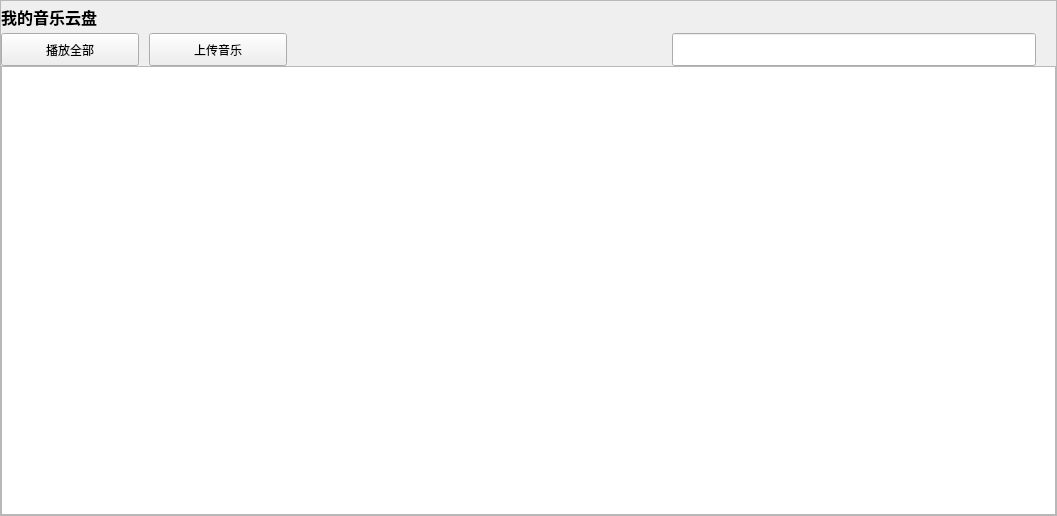
<?xml version="1.0" encoding="UTF-8"?>
<ui version="4.0">
 <class>CloudMusic</class>
 <widget class="QWidget" name="CloudMusic">
  <property name="geometry">
   <rect>
    <x>0</x>
    <y>0</y>
    <width>1057</width>
    <height>516</height>
   </rect>
  </property>
  <property name="windowTitle">
   <string>Form</string>
  </property>
  <layout class="QGridLayout" name="gridLayout_2">
   <property name="leftMargin">
    <number>0</number>
   </property>
   <property name="topMargin">
    <number>0</number>
   </property>
   <property name="rightMargin">
    <number>0</number>
   </property>
   <property name="bottomMargin">
    <number>0</number>
   </property>
   <property name="spacing">
    <number>0</number>
   </property>
   <item row="0" column="0">
    <widget class="QScrollArea" name="scrollArea">
     <property name="widgetResizable">
      <bool>true</bool>
     </property>
     <widget class="QWidget" name="scrollAreaWidgetContents">
      <property name="geometry">
       <rect>
        <x>0</x>
        <y>0</y>
        <width>1055</width>
        <height>514</height>
       </rect>
      </property>
      <layout class="QGridLayout" name="gridLayout" rowminimumheight="0,0,0">
       <property name="leftMargin">
        <number>0</number>
       </property>
       <property name="topMargin">
        <number>0</number>
       </property>
       <property name="rightMargin">
        <number>0</number>
       </property>
       <property name="bottomMargin">
        <number>0</number>
       </property>
       <property name="spacing">
        <number>0</number>
       </property>
       <item row="0" column="0">
        <widget class="QLabel" name="label">
         <property name="minimumSize">
          <size>
           <width>138</width>
           <height>32</height>
          </size>
         </property>
         <property name="font">
          <font>
           <pointsize>12</pointsize>
           <bold>true</bold>
          </font>
         </property>
         <property name="text">
          <string>我的音乐云盘</string>
         </property>
        </widget>
       </item>
       <item row="1" column="0">
        <layout class="QHBoxLayout" name="horizontalLayout_2">
         <item>
          <widget class="QPushButton" name="pushButton">
           <property name="minimumSize">
            <size>
             <width>138</width>
             <height>33</height>
            </size>
           </property>
           <property name="text">
            <string>播放全部</string>
           </property>
          </widget>
         </item>
         <item>
          <spacer name="horizontalSpacer">
           <property name="orientation">
            <enum>Qt::Horizontal</enum>
           </property>
           <property name="sizeType">
            <enum>QSizePolicy::Maximum</enum>
           </property>
           <property name="sizeHint" stdset="0">
            <size>
             <width>10</width>
             <height>20</height>
            </size>
           </property>
          </spacer>
         </item>
         <item>
          <widget class="QPushButton" name="pushButton_2">
           <property name="minimumSize">
            <size>
             <width>138</width>
             <height>33</height>
            </size>
           </property>
           <property name="text">
            <string>上传音乐</string>
           </property>
          </widget>
         </item>
         <item>
          <spacer name="horizontalSpacer_2">
           <property name="orientation">
            <enum>Qt::Horizontal</enum>
           </property>
           <property name="sizeHint" stdset="0">
            <size>
             <width>40</width>
             <height>20</height>
            </size>
           </property>
          </spacer>
         </item>
         <item>
          <layout class="QHBoxLayout" name="horizontalLayout">
           <property name="spacing">
            <number>0</number>
           </property>
           <item>
            <widget class="QLineEdit" name="lineEdit">
             <property name="minimumSize">
              <size>
               <width>203</width>
               <height>33</height>
              </size>
             </property>
            </widget>
           </item>
           <item>
            <widget class="QLabel" name="label_2">
             <property name="minimumSize">
              <size>
               <width>20</width>
               <height>33</height>
              </size>
             </property>
             <property name="maximumSize">
              <size>
               <width>20</width>
               <height>33</height>
              </size>
             </property>
             <property name="text">
              <string/>
             </property>
            </widget>
           </item>
          </layout>
         </item>
        </layout>
       </item>
       <item row="2" column="0">
        <widget class="QTableWidget" name="tableWidget"/>
       </item>
      </layout>
     </widget>
    </widget>
   </item>
  </layout>
 </widget>
 <resources/>
 <connections/>
</ui>
